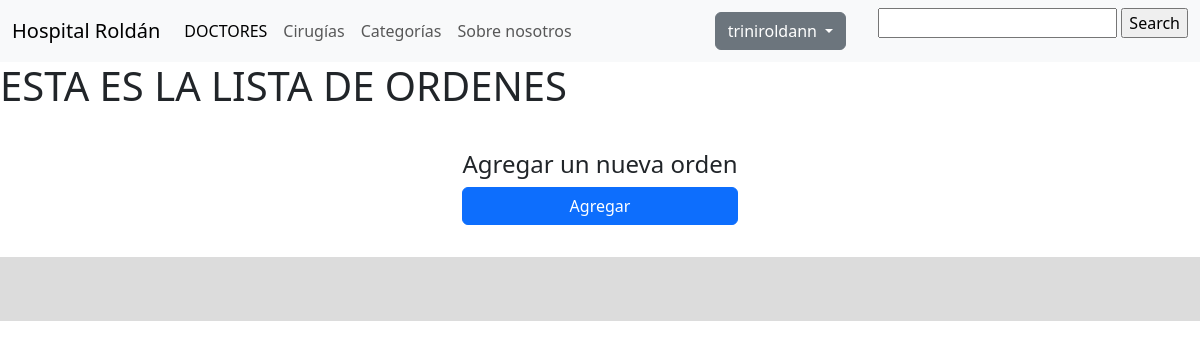
Before: /orders/list-orders/ (signed in) with the older database file.
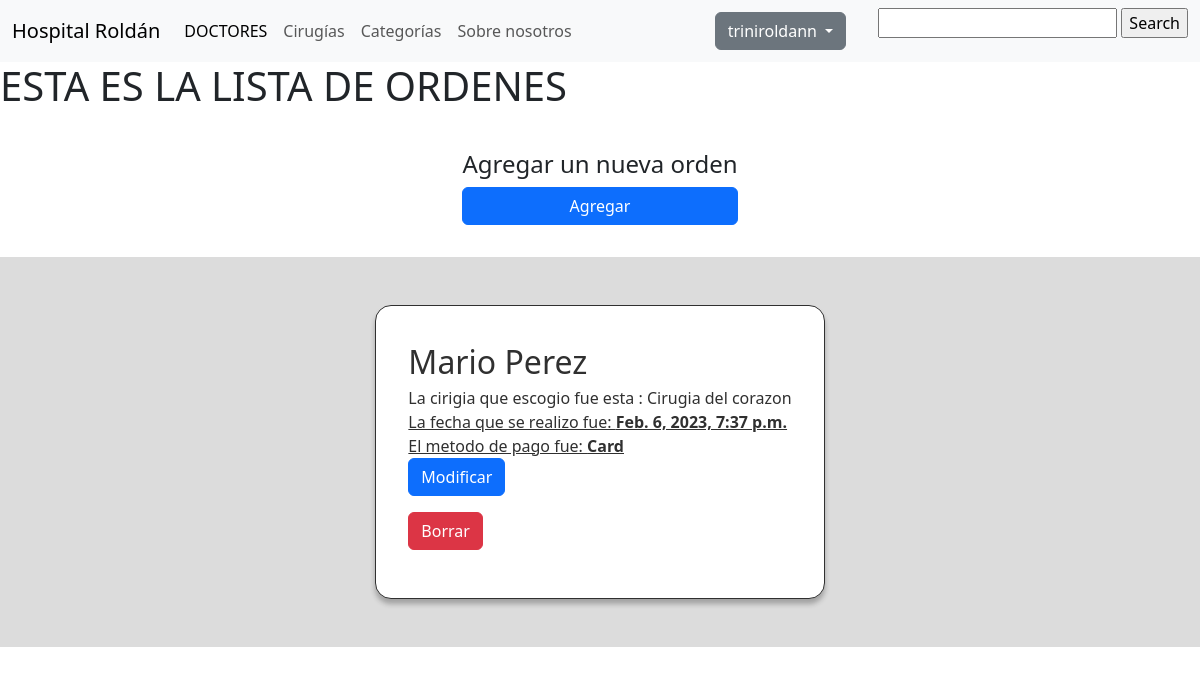
After: the same page with the newer database file.
### orders/models.py (models this page shows, shortened)
class Order(models.Model):
    CHOICES = (
        ('Cash', 'Cash'),
        ('Card', 'Card'),
    )
    client = models.CharField(max_length=100)
    product = models.CharField(max_length=100)
    creation_time = models.DateTimeField(auto_now_add=True)
    payment_method = models.CharField(choices=CHOICES, max_length=4)

### orders/views.py (the view)
        class WrappedClass(UserPassesTestMixin, wrapped):
            def test_func(self):
                return self.request.user.is_superuser

### orders/views.py (called while the page is built)
def superuser_required():
    def wrapper(wrapped):
        class WrappedClass(UserPassesTestMixin, wrapped):
            def test_func(self):
                return self.request.user.is_superuser
        return WrappedClass
    return wrapper

### templates/orders/listorders.html (shortened to what this page needs)
{% extends 'base.html' %}
{% block content %}
    <h1>ESTA ES LA LISTA DE ORDENES</h1>
    {% if request.user.is_authenticated %}
 {% if request.user.is_superuser %}
    <div style="display: grid; grid-auto-flow: row; justify-content: center; align-items:center ; padding: 2rem;" >
        <h4>Agregar un nueva orden </h4>
        <a href="/orders/neworder/" class="btn btn-primary">Agregar</a>
    </div>
 {% endif %}
    {% endif %}
    <div style="background-color: gainsboro; display: grid; grid-template-columns: repeat(4, auto); padding: 2rem; justify-content: center;">
        {% for order in object_list %}
        <div style="background-color: white; border: 1px solid #303030; display: grid; grid-auto-flow: row; width: fit-content; padding: 2rem; margin: 1rem; border-radius: 1rem; box-shadow: 0px 5px 5px 0px rgba(30,30,30,0.3);
        -webkit-box-shadow: 0px 5px 5px 0px rgba(30,30,30,0.3);
        -moz-box-shadow: 0px 5px 5px 0px rgba(30,30,30,0.3);">
            <p style="margin: 0; font-size: 2rem; font-weight: 500; color: #303030;">{{order.client}}</p>
            <p style="margin: 0; font-size: 1rem; font-weight: 500; color: #303030;"> La cirigia que escogio fue esta : {{order.product}}</p>
            <p style="margin: 0; font-size: 1rem; font-weight: 400; color: #303030; text-decoration: underline;">La fecha que se realizo fue: <strong>{{order.creation_time}}</strong></p>
            <p style="margin: 0; font-size: 1rem; font-weight: 400; color: #303030; text-decoration: underline;">El metodo de pago fue: <strong>{{order.payment_method}}</strong></p>
            <p> <a href=" /orders/upgrade-orders/{{order.pk}}" class="btn btn-primary">Modificar</a> </p>
            <p> <a href=" /orders/delete-orders/{{order.pk}}" class="btn btn-danger">Borrar</a> </p>
        </div>
        {% endfor %}
    </div>
{% endblock %}

Changed rows visible on the page:
added Order: client "Mario Perez", product "Cirugia del corazon", creation_time "Feb. 6, 2023, 7:37 p.m.", payment_method "Card"
